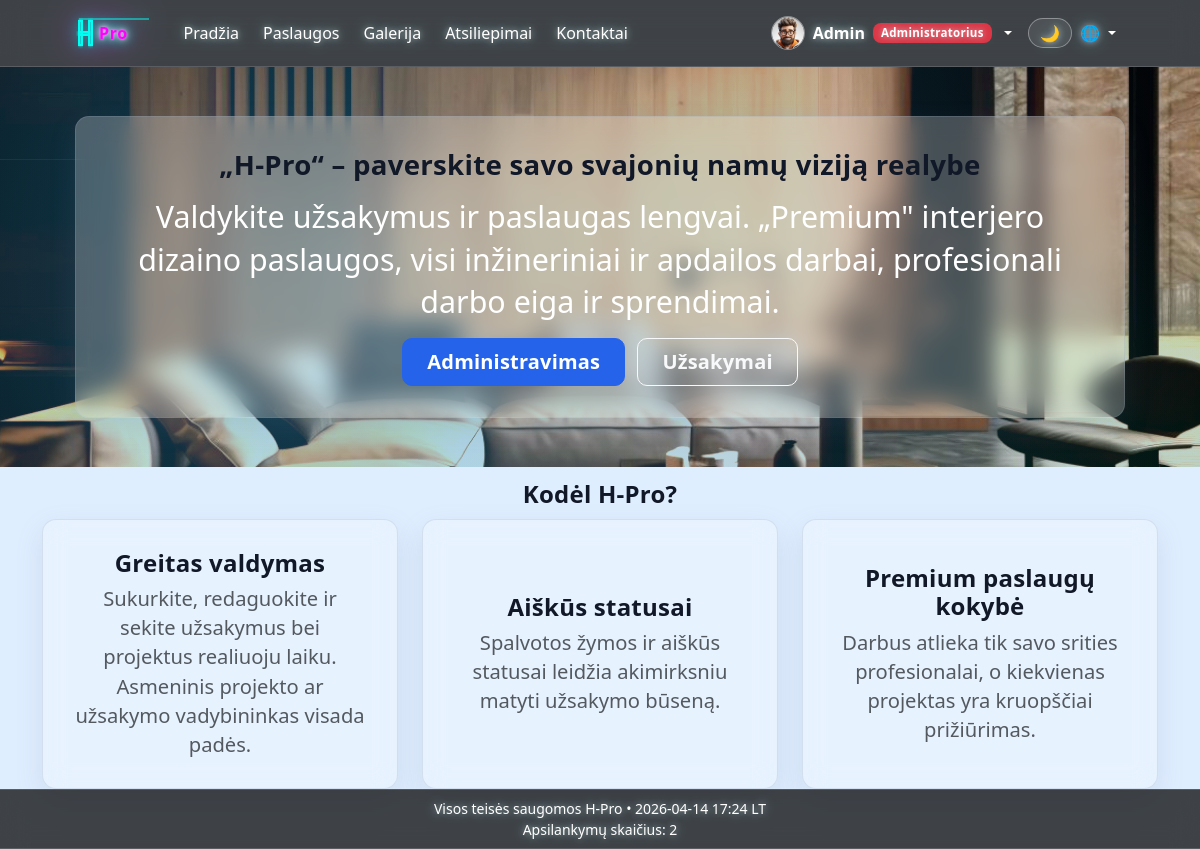
The app's page / (signed in) with its own data.
### main/models.py (models this page shows, shortened)
class Profile(models.Model):
    ROLE_CHOICES = [
        ('client', _('Klientas')),
        ('manager', _('Vadybininkas')),
        ('admin', _('Administratorius')),
        ('staff', _('Darbuotojas')),
    ]
    user = models.OneToOneField(User, on_delete=models.CASCADE, related_name='profile')
    avatar = models.ImageField(upload_to='avatars/', blank=True, null=True)
    bio = models.TextField(blank=True)
    phone = models.CharField(max_length=30, blank=True)
    city = models.CharField(max_length=100, blank=True)
    address = models.CharField(max_length=255, blank=True)
    role = models.CharField(max_length=20, choices=ROLE_CHOICES, default='client')
    is_legal_entity = models.BooleanField(default=False)
    company_name = models.CharField(max_length=255, blank=True)
    company_code = models.CharField(max_length=30, blank=True)
    company_vat_code = models.CharField(max_length=30, blank=True)
    company_address = models.CharField(max_length=255, blank=True)

### main/views.py (the view)
# urls.py: path('', views.index, name='home'),
def index(request):
    settings = SiteSettings.load()
    hero_background_urls = get_rotating_background_urls()
    rotation_settings = get_hero_rotation_settings()
    if not hero_background_urls:
        fallback = settings.background_image.url if settings.background_image else '/media/background/background.jpg'
        hero_background_urls = [fallback]
    return render(
        request,
        'main/index.html',
        {
            'background_url': hero_background_urls[0],
            'hero_background_urls': hero_background_urls,
            'hero_rotation_enabled': rotation_settings['enabled'],
            'hero_rotation_interval_ms': rotation_settings['interval_seconds'] * 1000,
        },
    )

### main/context_processors.py (called while the page is built)
def _next_global_visit_counter():
    total_visits = 0
    if default_storage.exists(VISIT_COUNTER_PATH):
        try:
            with default_storage.open(VISIT_COUNTER_PATH, 'r') as counter_file:
                data = json.load(counter_file)
            total_visits = int(data.get('total_visits', 0))
        except (OSError, ValueError, TypeError, json.JSONDecodeError):
            total_visits = 0
    total_visits += 1
    payload = {'total_visits': total_visits}
    if default_storage.exists(VISIT_COUNTER_PATH):
        default_storage.delete(VISIT_COUNTER_PATH)
    default_storage.save(VISIT_COUNTER_PATH, ContentFile(json.dumps(payload)))
    return total_visits

def company_info(request):
    visit_counter = _next_global_visit_counter()
    return {
        'company_info': settings.COMPANY_INFO,
        'visit_counter': visit_counter,
    }

### main/models.py (called while the page is built)
def get_rotating_background_urls():
    urls = []
    for slot in range(1, ROTATING_BACKGROUND_SLOTS + 1):
        for ext in ROTATING_BACKGROUND_EXTENSIONS:
            path = f'{ROTATING_BACKGROUND_DIR}/background_{slot}{ext}'
            if default_storage.exists(path):
                urls.append(default_storage.url(path))
                break
    return urls

def get_hero_rotation_settings():
    settings = {
        'enabled': True,
        'interval_seconds': DEFAULT_ROTATION_SECONDS,
    }
    if not default_storage.exists(ROTATING_CONFIG_PATH):
        return settings
    try:
        with default_storage.open(ROTATING_CONFIG_PATH, 'r') as config_file:
            data = json.load(config_file)
        settings['enabled'] = bool(data.get('enabled', True))
        interval = int(data.get('interval_seconds', DEFAULT_ROTATION_SECONDS))
        settings['interval_seconds'] = max(5, min(600, interval))
    except (OSError, ValueError, TypeError, json.JSONDecodeError):
        return settings
    return settings

    @classmethod
    def load(cls):
        obj, created = cls.objects.get_or_create(pk=1)
        return obj

### main/templatetags/role_badges.py (called while the page is built)
@register.simple_tag
def get_or_create_profile(user):
    if not user or not getattr(user, 'is_authenticated', False):
        return None
    profile, _ = Profile.objects.get_or_create(user=user)
    if user.is_superuser:
        if profile.role != 'admin':
            profile.role = 'admin'
            profile.save(update_fields=['role'])
    elif user.is_staff:
        if profile.role != 'staff':
            profile.role = 'staff'
            profile.save(update_fields=['role'])
    return profile

### main/templates/main/index.html (shortened to what this page needs)
{% extends "main/base.html" %}
{% load static %}
{% load i18n %}
{% block content %}
<div class="home-page">
<section class="hero-section hero-dynamic hero-slideshow home-hero d-flex align-items-center justify-content-center text-center" style="--hero-bg-url: url('{{ background_url }}');">
    <div class="hero-bg-layer is-active" style="background-image: url('{{ background_url }}');"></div>
    <div class="container">
        <div class="glass-card home-hero-card p-5 mx-auto" style="max-width: 700px;">
            <h1 class="fw-bold mb-3">{% blocktrans %}„H-Pro“ – paverskite savo svajonių namų viziją realybe{% endblocktrans %}</h1>
            <p class="lead mb-4">
            </p>
            {% if not user.is_authenticated %}
                <a href="/login/" class="btn btn-primary btn-lg px-4 me-2">{% trans "Prisijungti" %}</a>
                <a href="/register/" class="btn btn-outline-light btn-lg px-4">{% trans "Registruotis" %}</a>
            {% elif user.profile.role == 'admin' or user.is_superuser %}
                <a href="{% url 'admin_dashboard' %}" class="btn btn-primary btn-lg px-4 me-2">{% trans "Administravimas" %}</a>
                <a href="/orders/list/" class="btn btn-outline-light btn-lg px-4">{% trans "Užsakymai" %}</a>
            {% elif user.profile.role == 'manager' %}
                <a href="/orders/manager/" class="btn btn-primary btn-lg px-4 me-2">{% trans "Vadybininko panelė" %}</a>
                <a href="/orders/list/" class="btn btn-outline-light btn-lg px-4">{% trans "Užsakymai" %}</a>
            {% else %}
                <a href="/orders/list/" class="btn btn-primary btn-lg px-4">{% trans "Eiti į užsakymus" %}</a>
            {% endif %}
        </div>
    </div>
</section>
<section class="container home-benefits-section">
    <h2 class="text-center fw-bold mb-4">{% trans "Kodėl H-Pro?" %}</h2>
    <div class="row g-4">
        <div class="col-md-4">
            <div class="glass-card home-benefit-card p-4 h-100 text-center">
                <h4 class="fw-semibold mb-2">{% trans "Greitas valdymas" %}</h4>
                <p class="text-muted">
                </p>
            </div>
        </div>
        <div class="col-md-4">
            <div class="glass-card home-benefit-card p-4 h-100 text-center">
                <h4 class="fw-semibold mb-2">{% trans "Aiškūs statusai" %}</h4>
                <p class="text-muted">
                    {% trans "Spalvotos žymos ir aiškūs statusai leidžia akimirksniu matyti užsakymo būseną." %}
                </p>
            </div>
        </div>
        <div class="col-md-4">
            <div class="glass-card home-benefit-card p-4 h-100 text-center">
                <h4 class="fw-semibold mb-2">{% trans "Premium paslaugų kokybė" %}</h4>
                <p class="text-muted">
                    {% trans "Darbus atlieka tik savo srities profesionalai, o kiekvienas projektas yra kruopščiai prižiūrimas." %}
                </p>
            </div>
        </div>
    </div>
</section>
</div>
{% endblock %}

### main/templates/main/navbar.html (shortened to what this page needs)
{% load static %}
{% load role_badges %}
{% load i18n %}
<nav class="navbar navbar-expand-lg navbar-dark bg-dark bg-opacity-75 backdrop-blur">
    <div class="container-fluid">
        <div class="collapse navbar-collapse" id="mainNav">
            <div class="d-flex align-items-center gap-3">
                <a href="{% url 'home' %}" class="navbar-brand neon-logo" title="H-Pro">
                    <svg width="84" height="40" viewBox="0 0 84 40" fill="none" xmlns="http://www.w3.org/2000/svg" aria-label="HPro logo">
                        <text x="23" y="26" fill="#FF00FF" font-size="16" font-weight="700" font-family="Segoe UI, Arial, sans-serif" letter-spacing="0.6" filter="url(#neonGlow)">Pro</text>
                    </svg>
                </a>
            </div>
            <ul class="navbar-nav me-auto align-items-lg-center gap-lg-2">
                <li class="nav-item"><a class="nav-link" href="{% url 'home' %}">{% trans "Pradžia" %}</a></li>
                <li class="nav-item"><a class="nav-link" href="{% url 'services_home' %}">{% trans "Paslaugos" %}</a></li>
                <li class="nav-item"><a class="nav-link" href="{% url 'gallery_home' %}">{% trans "Galerija" %}</a></li>
                <li class="nav-item"><a class="nav-link" href="{% url 'reviews_list' %}">{% trans "Atsiliepimai" %}</a></li>
                <li class="nav-item"><a class="nav-link" href="{% url 'contact' %}">{% trans "Kontaktai" %}</a></li>
            </ul>
            <ul class="navbar-nav ms-auto align-items-lg-center">
                {% if user.is_authenticated %}
                    {% get_or_create_profile user as nav_profile %}
                    <li class="nav-item dropdown user-menu">
                        <a class="nav-link dropdown-toggle d-flex align-items-center gap-2 py-2" href="#" role="button" data-bs-toggle="dropdown" aria-expanded="false">
                            {% if nav_profile and nav_profile.avatar and nav_profile.avatar.url %}
                                <img src="{{ nav_profile.avatar.url }}" alt="{{ user.username }}" class="nav-avatar">
                            {% else %}
                                <img src="{% static 'main/img/default-avatar.png' %}" alt="{{ user.username }}" class="nav-avatar">
                            {% endif %}
                            <span class="fw-semibold">{{ user.username }}</span>
                            {% if nav_profile %}
                                {% role_badge nav_profile.role %}
                            {% endif %}
                        </a>
                    </li>
                    {% else %}
                    <li class="nav-item">
                        <a href="{% url 'login' %}" class="btn btn-outline-light">{% trans "Prisijungti" %}</a>
                    </li>
                {% endif %}
                <li class="nav-item ms-lg-2">
                    <button id="themeToggle" type="button" class="btn nav-theme-toggle" aria-label="{% trans 'Dienos / nakties režimas' %}" title="{% trans 'Dienos / nakties režimas' %}">🌙</button>
                </li>
                <li class="nav-item dropdown">
                    <a class="nav-link dropdown-toggle" href="#" role="button" data-bs-toggle="dropdown" aria-expanded="false" style="cursor: pointer;">
                        🌐
                    </a>
                </li>
            </ul>
        </div>
    </div>
</nav>

### records on screen
Profile: avatar (picture), role "Administratorius"

### other values on screen
{{ user.username }} "Admin"
{{ visit_counter }} "2"
